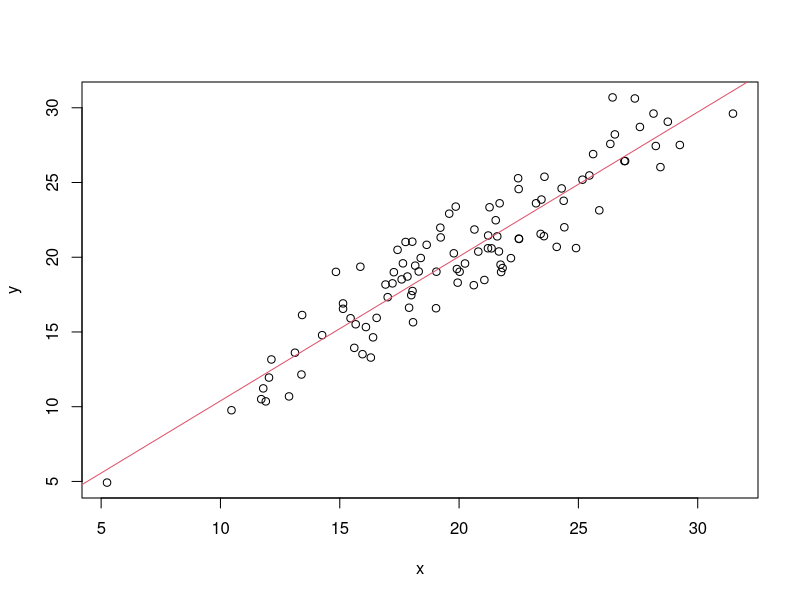

Source code (R):
x = rnorm(100, mean = 20, sd = 5)
y = x + rnorm(100, mean = 0, sd = 2)
fit = lm(y ~ x)
summary(fit)
plot(x,y)
abline(fit, col=2)
